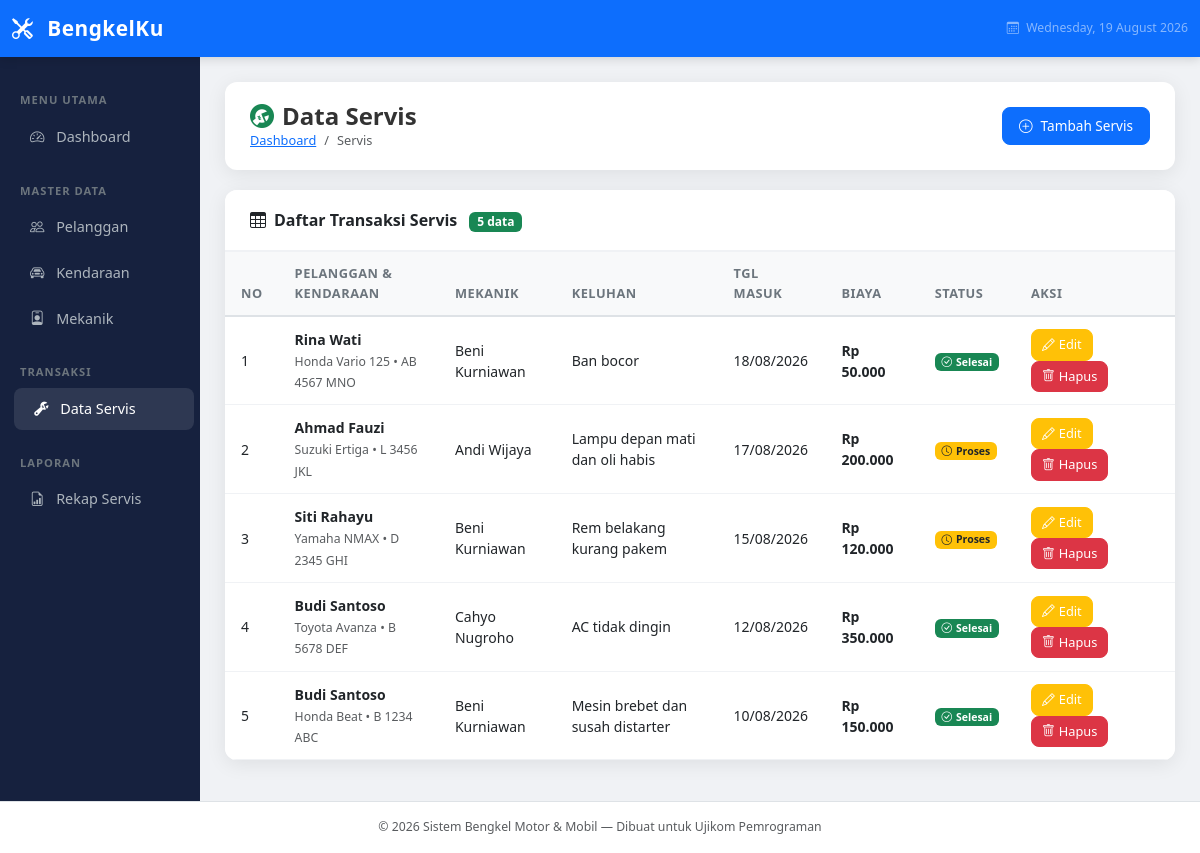
The page /servis/index.php on the database its author committed.
### tables this page shows
CREATE TABLE IF NOT EXISTS servis (
    id INT AUTO_INCREMENT PRIMARY KEY,
    id_kendaraan INT NOT NULL,
    id_mekanik INT NOT NULL,
    tanggal_masuk DATE NOT NULL,
    tanggal_selesai DATE,
    keluhan TEXT NOT NULL,
    pekerjaan TEXT,
    biaya DECIMAL(12, 0) DEFAULT 0,
    status ENUM('Proses', 'Selesai') NOT NULL DEFAULT 'Proses',
    created_at TIMESTAMP DEFAULT CURRENT_TIMESTAMP,
    FOREIGN KEY (id_kendaraan) REFERENCES kendaraan(id) ON DELETE CASCADE,
    FOREIGN KEY (id_mekanik) REFERENCES mekanik(id) ON DELETE CASCADE
);

CREATE TABLE IF NOT EXISTS pelanggan (
    id INT AUTO_INCREMENT PRIMARY KEY,
    nama VARCHAR(100) NOT NULL,
    telepon VARCHAR(15) NOT NULL,
    alamat TEXT,
    created_at TIMESTAMP DEFAULT CURRENT_TIMESTAMP
);

CREATE TABLE IF NOT EXISTS kendaraan (
    id INT AUTO_INCREMENT PRIMARY KEY,
    id_pelanggan INT NOT NULL,
    jenis ENUM('Motor', 'Mobil') NOT NULL,
    merk VARCHAR(50) NOT NULL,
    model VARCHAR(50) NOT NULL,
    plat_nomor VARCHAR(15) NOT NULL,
    tahun YEAR NOT NULL,
    FOREIGN KEY (id_pelanggan) REFERENCES pelanggan(id) ON DELETE CASCADE
);

CREATE TABLE IF NOT EXISTS mekanik (
    id INT AUTO_INCREMENT PRIMARY KEY,
    nama VARCHAR(100) NOT NULL,
    telepon VARCHAR(15) NOT NULL,
    spesialisasi ENUM('Motor', 'Mobil', 'Keduanya') NOT NULL DEFAULT 'Keduanya',
    created_at TIMESTAMP DEFAULT CURRENT_TIMESTAMP
);

### servis/index.php (the view, shortened to what this page needs)
<?php
require_once '../config/database.php';
require_once '../includes/header.php';
$query = "SELECT s.id, s.tanggal_masuk, s.tanggal_selesai, s.keluhan, s.pekerjaan, s.biaya, s.status,
                 k.merk, k.model, k.plat_nomor, k.jenis,
                 p.nama AS nama_pelanggan,
                 m.nama AS nama_mekanik
          FROM servis s
          JOIN kendaraan k ON s.id_kendaraan = k.id
          JOIN pelanggan p ON k.id_pelanggan = p.id
          JOIN mekanik m ON s.id_mekanik = m.id
          ORDER BY s.id DESC";
$result = mysqli_query($conn, $query);
?>
<div class="page-header">
    <div>
        <h4><i class="bi bi-wrench-adjustable-circle-fill me-2 text-success"></i>Data Servis</h4>
        <nav aria-label="breadcrumb">
            <ol class="breadcrumb">
                <li class="breadcrumb-item"><a href="../index.php">Dashboard</a></li>
                <li class="breadcrumb-item active">Servis</li>
            </ol>
        </nav>
    </div>
    <a href="tambah.php" class="btn btn-primary">
        <i class="bi bi-plus-circle me-2"></i>Tambah Servis
    </a>
</div>
<div class="card table-card">
    <div class="card-header">
        <i class="bi bi-table me-2"></i>Daftar Transaksi Servis
        <span class="badge bg-success ms-2"><?= mysqli_num_rows($result) ?> data</span>
    </div>
    <div class="card-body p-0">
        <div class="table-responsive">
            <table class="table table-hover mb-0">
                <thead>
                    <tr>
                        <th>No</th>
                        <th>Pelanggan & Kendaraan</th>
                        <th>Mekanik</th>
                        <th>Keluhan</th>
                        <th>Tgl Masuk</th>
                        <th>Biaya</th>
                        <th>Status</th>
                        <th style="width:160px">Aksi</th>
                    </tr>
                </thead>
                <tbody>
                    <?php
                    $no = 1;
                    if (mysqli_num_rows($result) > 0):
                        while ($row = mysqli_fetch_assoc($result)):
                    ?>
                    <tr>
                        <td><?= $no++ ?></td>
                        <td>
                            <strong><?= htmlspecialchars($row['nama_pelanggan']) ?></strong><br>
                            <small class="text-muted">
                                <?= htmlspecialchars($row['merk']) . ' ' . htmlspecialchars($row['model']) ?>
                                &bull; <?= htmlspecialchars($row['plat_nomor']) ?>
                            </small>
                        </td>
                        <td><?= htmlspecialchars($row['nama_mekanik']) ?></td>
                        <td>
                            <span title="<?= htmlspecialchars($row['keluhan']) ?>">
                                <?= htmlspecialchars(strlen($row['keluhan']) > 40 ? substr($row['keluhan'], 0, 40) . '...' : $row['keluhan']) ?>
                            </span>
                        </td>
                        <td><?= date('d/m/Y', strtotime($row['tanggal_masuk'])) ?></td>
                        <td class="fw-semibold">Rp <?= number_format($row['biaya'], 0, ',', '.') ?></td>
                        <td>
                            <?php if ($row['status'] == 'Proses'): ?>
                                <span class="badge bg-warning text-dark"><i class="bi bi-clock me-1"></i>Proses</span>
                            <?php else: ?>
                                <span class="badge bg-success"><i class="bi bi-check-circle me-1"></i>Selesai</span>
                            <?php endif; ?>
                        </td>
                        <td>
                            <a href="edit.php?id=<?= $row['id'] ?>" class="btn btn-sm btn-warning text-white">
                                <i class="bi bi-pencil me-1"></i>Edit
                            </a>
                            <button onclick="konfirmasiHapus('../servis/hapus.php?id=<?= $row['id'] ?>', 'servis #<?= $row['id'] ?>')"
                                    class="btn btn-sm btn-danger">
                                <i class="bi bi-trash me-1"></i>Hapus
                            </button>
                        </td>
                    </tr>
                    <?php endwhile; endif; ?>
                </tbody>
            </table>
        </div>
    </div>
</div>
<?php require_once '../includes/footer.php'; ?>

### assets/css/style.css (style rules this page uses)
:root { --primary: #0d6efd; --success: #198754; --warning: #ffc107; --danger: #dc3545; --dark: #1a1a2e; --sidebar-bg: #16213e; --card-shadow: 0 4px 20px rgba(0, 0, 0, 0.08); }
body { background-color: #f0f2f5; font-family: 'Segoe UI', Tahoma, Geneva, Verdana, sans-serif; font-size: 14px; }
.table-card { border: none; border-radius: 12px; box-shadow: var(--card-shadow); overflow: hidden; }
.table-card .card-header { background: white; border-bottom: 2px solid #f0f2f5; padding: 18px 25px; font-weight: 600; font-size: 1rem; }
.table thead th { background-color: #f8f9fa; border-bottom: 2px solid #dee2e6; font-weight: 600; font-size: 0.8rem; text-transform: uppercase; letter-spacing: 0.5px; color: #6c757d; padding: 12px 16px; }
.table tbody td { padding: 12px 16px; vertical-align: middle; border-bottom: 1px solid #f0f2f5; }
.page-header { background: white; border-radius: 12px; padding: 20px 25px; margin-bottom: 20px; box-shadow: var(--card-shadow); display: flex; align-items: center; justify-content: space-between; }
.page-header h4 { margin: 0; font-weight: 700; color: #333; }
.page-header .breadcrumb { margin: 0; background: none; padding: 0; font-size: 0.8rem; }
.btn { border-radius: 8px; font-size: 0.85rem; font-weight: 500; padding: 8px 16px; transition: all 0.2s ease; }
.btn-sm { padding: 5px 10px; font-size: 0.8rem; }

### rows shown on the page
servis: pelanggan.nama "Rina Wati", id_kendaraan.merk "Honda", id_kendaraan.model "Vario 125", id_kendaraan.plat_nomor "AB 4567 MNO", id_mekanik.nama "Beni Kurniawan", keluhan "Ban bocor", tanggal_masuk "18/08/2026", biaya "50.000", status "Selesai" (drawn)
servis: pelanggan.nama "Ahmad Fauzi", id_kendaraan.merk "Suzuki", id_kendaraan.model "Ertiga", id_kendaraan.plat_nomor "L 3456 JKL", id_mekanik.nama "Andi Wijaya", keluhan "Lampu depan mati dan oli habis", tanggal_masuk "17/08/2026", biaya "200.000", status "Proses" (drawn)
servis: pelanggan.nama "Siti Rahayu", id_kendaraan.merk "Yamaha", id_kendaraan.model "NMAX", id_kendaraan.plat_nomor "D 2345 GHI", id_mekanik.nama "Beni Kurniawan", keluhan "Rem belakang kurang pakem", tanggal_masuk "15/08/2026", biaya "120.000", status "Proses" (drawn)
servis: pelanggan.nama "Budi Santoso", id_kendaraan.merk "Toyota", id_kendaraan.model "Avanza", id_kendaraan.plat_nomor "B 5678 DEF", id_mekanik.nama "Cahyo Nugroho", keluhan "AC tidak dingin", tanggal_masuk "12/08/2026", biaya "350.000", status "Selesai" (drawn)
servis: pelanggan.nama "Budi Santoso", id_kendaraan.merk "Honda", id_kendaraan.model "Beat", id_kendaraan.plat_nomor "B 1234 ABC", id_mekanik.nama "Beni Kurniawan", keluhan "Mesin brebet dan susah distarter", tanggal_masuk "10/08/2026", biaya "150.000", status "Selesai" (drawn)

### other values the page prints
mysqli_num_rows($result) "5"
